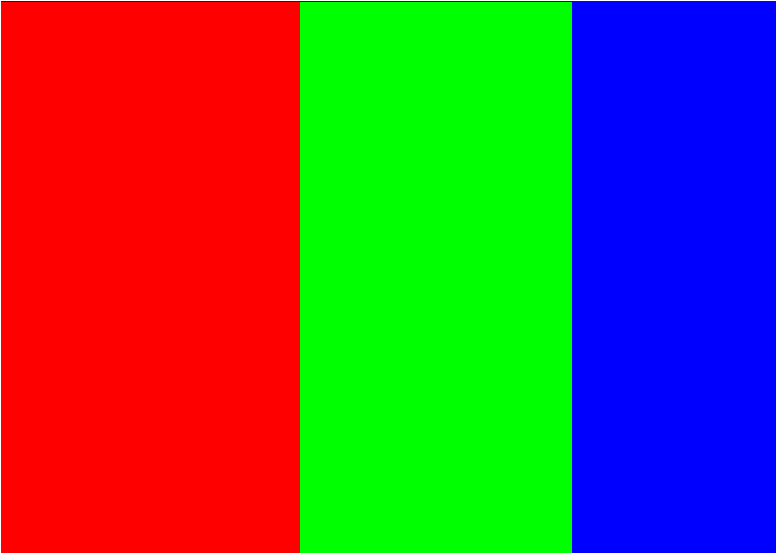
#> input picture p1/rgb.png, 776 x 553 px, found by its file name
$ python exemplo.py
#> lines starting #> are read from the running program, lines starting #| are printed output that depends on the picture; after the words box and inside, x2 and y2 are one past the last pixel; in counts of white or black regions, pixels touching at a corner belong together

# IMPORTANTE AS BIBLIOTECAS
import cv2
import numpy as np
import matplotlib.pyplot as plt

# ABRINDO A IMAGEM
img = cv2.imread('./p1/rgb.png')
#> img is the input picture: shape (553, 776, 3); mean B, G, R 68, 89.8, 98.7
height, width = img.shape[:2]
#> height = 553; width = 776

# segmentando os cananeis
# segmenta
b,g,r = cv2.split(img)
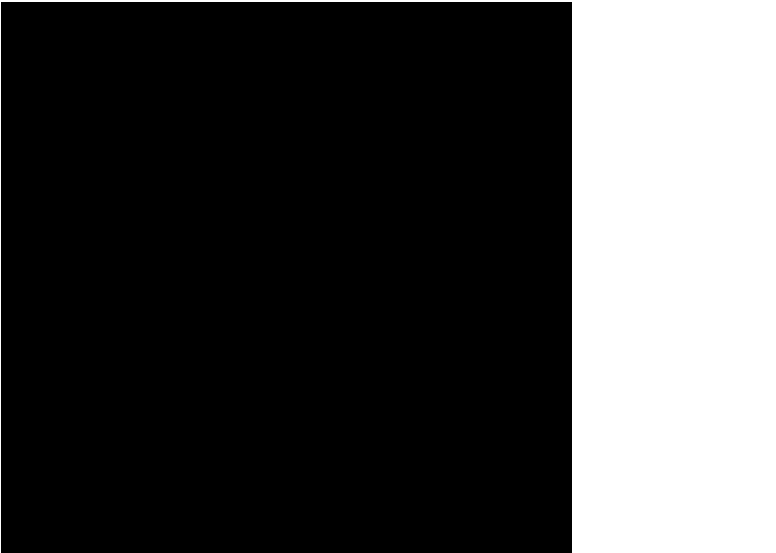
#> b: shape (553, 776); 26.7% white; 1 white region, box (x1, y1, x2, y2) and area: (0, 0, 776, 553) 114507
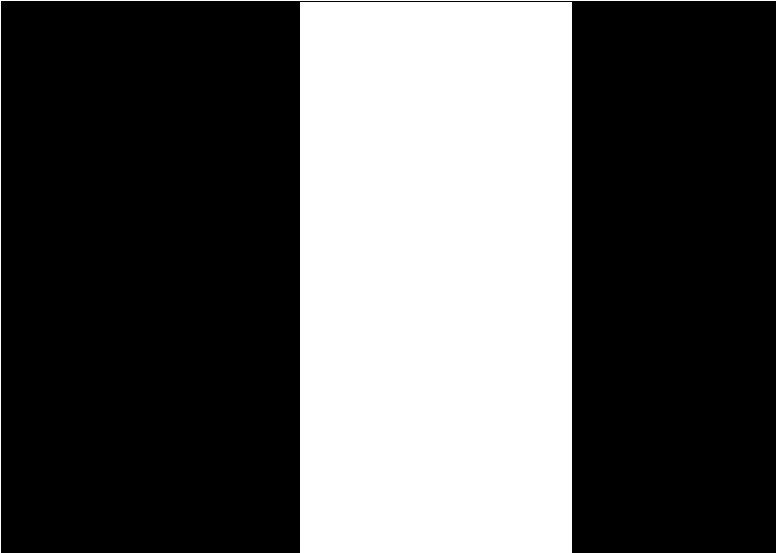
#> g: shape (553, 776); 35.2% white; 2 white regions, box (x1, y1, x2, y2) and area: (300, 2, 572, 553) 149872, (0, 0, 776, 553) 1328
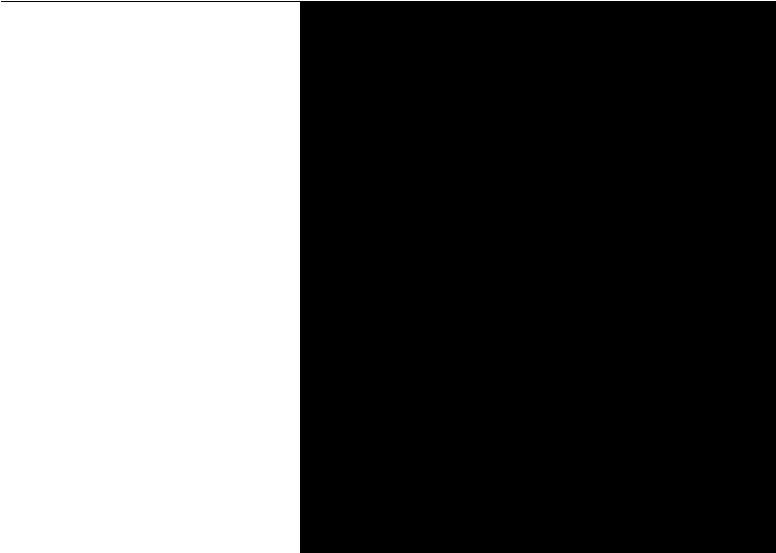
#> r: shape (553, 776); 38.7% white; 1 white region, box (x1, y1, x2, y2) and area: (0, 0, 776, 553) 166077
img2 =cv2.merge([r,g,b])
zero_only_image = np.zeros((height,width,1), np.uint8) # estrutura, esqueleto

# uni

img_r = cv2.merge([r, r, r])
img_g = cv2.merge([g, g, g,])
img_b = cv2.merge([b, b, b])


plt.hist(r.ravel(),256,[0,256])
plt.hist(g.ravel(),256,[0,256])
plt.hist(b.ravel(),256,[0,256])
# plt.subplot(121);plt.imshow(img) # expects distorted color
# plt.subplot(122);plt.imshow(img2) # expect true color
plt.show()
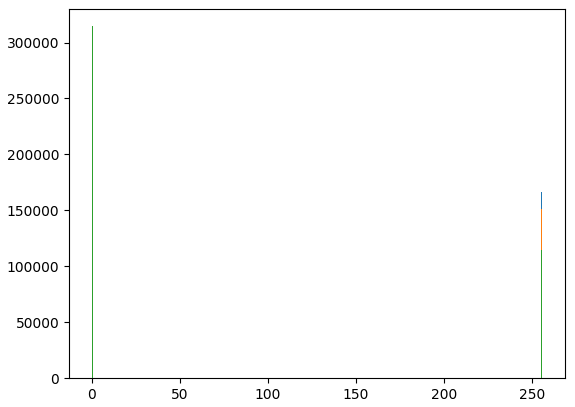
#> figure drawn by matplotlib, 1 panel; tallest bar 263051 high, from x = 0 to 1; tallest bar 277928 high, from x = 0 to 1; tallest bar 314621 high, from x = 0 to 1

cv2.imshow('bgr original image',img) # expects true color
# cv2.imshow('rgb image',img2) # expects distorted color
cv2.imshow('red chanels image',img_r) # expects true color
cv2.imshow('green chanels image',img_g) # expects true color
cv2.imshow('blue chanels image',img_b) # expects true color
# cv2.imshow('rgb image',img2) # expects distorted color


cv2.waitKey(0)
cv2.destroyAllWindows()
